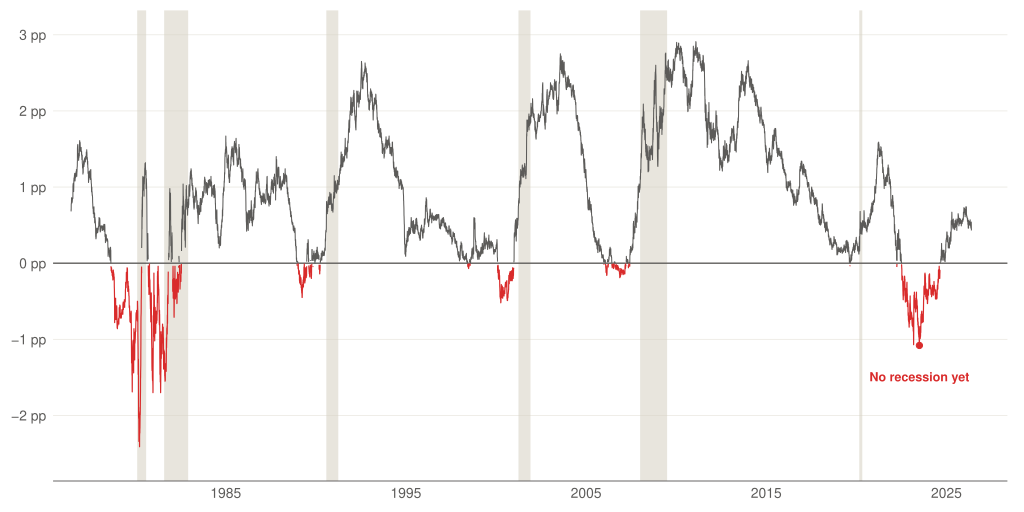

This chart was generated by the following R code:
# Task 13 v5 — final: cleaner annotations.
#
# v5 vs v4: removed the row of cryptic "17 mo / 20 mo / 34 mo / 24 mo /
#   6 mo" lag labels above the chart — without an explanatory header they
#   read as orphan numbers, and the recession-band overlay already tells
#   the inversion-precedes-recession story by visual coincidence. Replaced
#   the four-line open-case callout with one short red label at the 2022
#   trough ("No recession yet"), since the verbose multi-line box at the
#   bottom-right read as a footnote pasted on the chart.
#
# What stays from v4:
#   * Below-zero portions of the line in heritage red (preattentive).
#   * NBER recession bands in pale quartz.
#   * Red dot marking the deepest 2022 reading.
#
# Data sources:
#   FRED T10Y2Y — 10Y-2Y Treasury spread (daily).
#   FRED USREC  — NBER recession indicator (monthly, 0 / 1).

setwd("/Users/alexanderweber/Documents/hsg/6_semester/data_visualization_with_ai")

suppressPackageStartupMessages({
  library(dplyr)
  library(readr)
  library(ggplot2)
})

source("design_system.R")
chart_family <- ""

spread <- read_csv("data/task_13/T10Y2Y.csv", show_col_types = FALSE) %>%
  rename(spread = value) %>%
  arrange(date) %>%
  mutate(
    sign = ifelse(spread < 0, "neg", "pos"),
    run  = cumsum(sign != lag(sign, default = first(sign)))
  )

usrec <- read_csv("data/task_13/USREC.csv", show_col_types = FALSE) %>%
  arrange(date) %>%
  mutate(prev = lag(value, default = 0))
rec_starts <- usrec %>% filter(value == 1, prev == 0) %>% pull(date)
rec_ends   <- usrec %>% filter(value == 0, prev == 1) %>% pull(date)
recessions <- tibble(start = rec_starts, end = rec_ends)

# 2022 inversion: deepest single-day reading.
deepest_22 <- tibble(date = as.Date("2023-07-03"), spread = -1.08)

p <- ggplot() +
  geom_rect(data = recessions,
            aes(xmin = start, xmax = end, ymin = -Inf, ymax = Inf),
            fill = pg_palette$quartz, alpha = 0.55) +
  geom_hline(yintercept = 0, color = pg_palette$alloy, linewidth = 0.45) +
  geom_line(data = spread %>% filter(sign == "pos"),
            aes(x = date, y = spread, group = run),
            color = pg_palette$alloy, linewidth = 0.35) +
  geom_line(data = spread %>% filter(sign == "neg"),
            aes(x = date, y = spread, group = run),
            color = pg_palette$heritage_red, linewidth = 0.40) +
  # 2022 open case: red dot at the deepest reading + one-line label.
  geom_point(data = deepest_22, aes(x = date, y = spread),
             color = pg_palette$heritage_red, size = 1.8) +
  annotate("text",
           x = as.Date("2023-07-03"), y = -1.55,
           label = "No recession yet",
           family = chart_family, size = 3.0,
           color = pg_palette$heritage_red,
           hjust = 0.5, vjust = 0,
           fontface = "bold") +
  scale_x_date(date_breaks = "10 years", date_labels = "%Y",
               expand = expansion(mult = c(0.02, 0.04))) +
  scale_y_continuous(breaks = seq(-3, 3, 1),
                     labels = function(x) paste0(x, " pp"),
                     limits = c(-2.8, 3.2),
                     expand = expansion(mult = c(0.01, 0.02))) +
  coord_cartesian(clip = "off") +
  labs(x = NULL, y = NULL) +
  theme_pg(base_family = chart_family) +
  theme(
    panel.grid.major.y = element_line(color = pg_palette$light_quartz,
                                      linewidth = 0.3),
    panel.grid.minor   = element_blank(),
    plot.margin        = margin(t = 8, r = 12, b = 8, l = 8)
  )

out_pdf <- "iterations/task_13/v5/yield_curve_v5.pdf"
ggsave(out_pdf, p, width = 26, height = 13, units = "cm", device = "pdf")
cat("Saved:", out_pdf, "\n")
